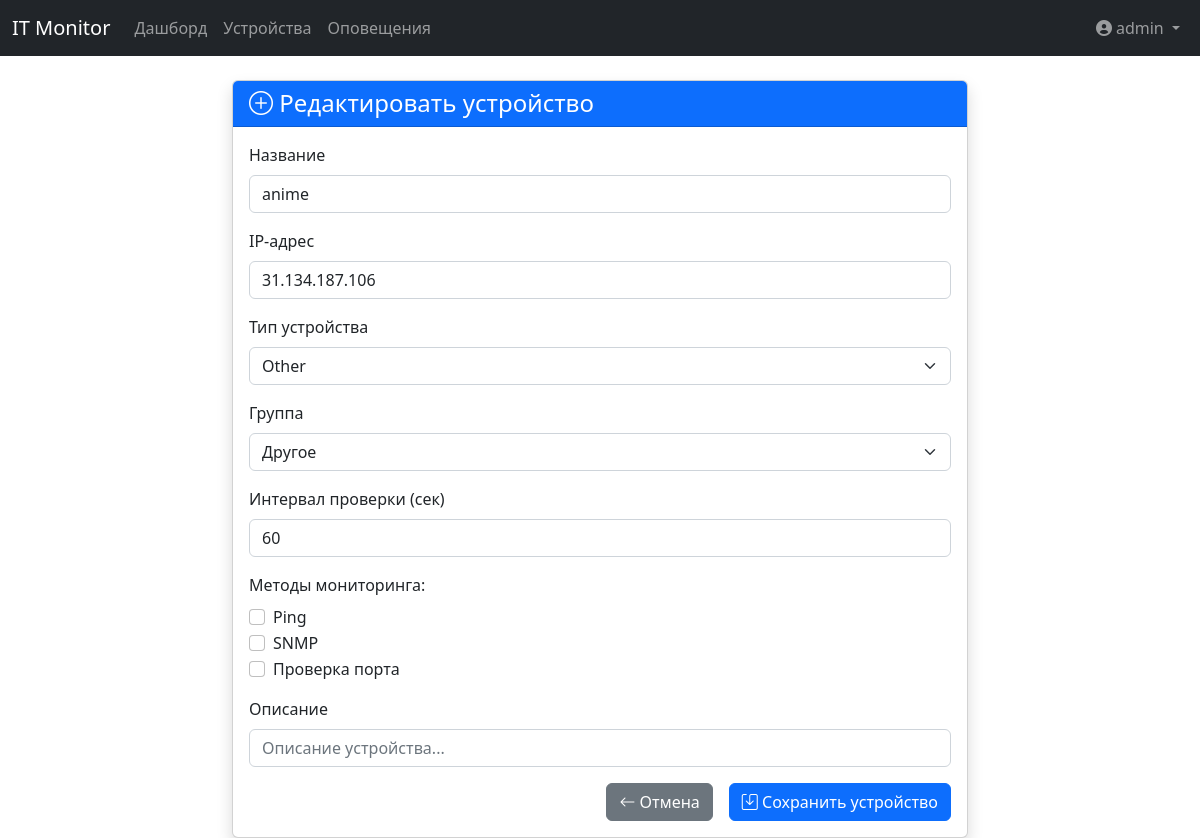
Page /devices/1/edit (signed in) on the committed database.
### app.py (models this page shows, shortened)
class User(UserMixin, db.Model):
    __tablename__ = 'users'
    id = db.Column(db.Integer, primary_key=True)
    login = db.Column(db.String(50), unique=True, nullable=False)
    password_hash = db.Column('pass', db.String(100), nullable=False)  # Используем имя столбца из БД
    role = db.Column(db.String(20), nullable=False, default='user')

class Device(db.Model):
    __tablename__ = 'devices'
    id = db.Column(db.Integer, primary_key=True)
    name = db.Column(db.String(100), nullable=False)
    ip_address = db.Column(db.String(15), nullable=False)
    device_type = db.Column(db.Enum(DeviceType, values_callable=lambda x: [e.value for e in DeviceType]),
                            nullable=False,
                            default=DeviceType.OTHER)
    group = db.Column(db.String(50), nullable=False)
    check_interval = db.Column(db.Integer, default=60)  # Интервал проверки в секундах
    monitoring_methods = db.Column(db.String(200), default='ping')  # Методы мониторинга, хранятся как строка, разделенная запятыми.
    description = db.Column(db.String(200))
    created_at = db.Column(db.DateTime, default=datetime.utcnow)
    updated_at = db.Column(db.DateTime, default=datetime.utcnow, onupdate=datetime.utcnow)
    last_check = db.Column(db.DateTime)
    monitoring_results = db.relationship(
        'MonitoringResult',
        back_populates='device',
        lazy='dynamic',
        cascade='all, delete-orphan'
    )
    @property
    def last_check(self):
        last_result = self.monitoring_results.order_by(MonitoringResult.timestamp.desc()).first()
        return last_result.timestamp if last_result else None

### app.py (the view)
@app.route('/devices/<int:id>/edit', methods=['GET', 'POST'])
@login_required
def edit_device(id):
    device = Device.query.get_or_404(id)
    form = DeviceForm(obj=device)
    if form.validate_on_submit():
        form.populate_obj(device)
        db.session.commit()
        flash('Устройство успешно обновлено', 'success')
        return redirect(url_for('device_list'))
    return render_template('devices/add.html', form=form, title='Редактировать устройство')

### app.py (shortened to what this page needs)
class DeviceForm(FlaskForm):
    name = StringField('Название', validators=[DataRequired()])
    ip_address = StringField('IP-адрес', validators=[DataRequired(), IPAddress()])
    device_type = SelectField('Тип устройства',
                              choices=DeviceType.choices(),
                              validators=[DataRequired()],
                              coerce=DeviceType.coerce)  # Добавьте coerce
    group = SelectField('Группа', choices=[
        ('servers', 'Серверы'),
        ('routers', 'Роутеры'),
        ('cameras', 'Камеры'),
        ('other', 'Другое')
    ], validators=[DataRequired()])
    check_interval = StringField('Интервал проверки (сек)', validators=[DataRequired()])
    ping = BooleanField('Ping')
    snmp = BooleanField('SNMP')
    port = BooleanField('Проверка порта')
    description = StringField('Описание')
    submit = SubmitField('Сохранить')

### app.py (called while the page is built)
@login_manager.user_loader
def load_user(user_id):
    return User.query.get(int(user_id))

@app.before_request
def check_admin_count():
    if request.path.startswith('/admin'):  # Проверяем путь вместо endpoint
        admins_count = User.query.filter_by(role='admin').count()
        if admins_count < 1:
            abort(403, description="В системе должен быть хотя бы один администратор")

    @classmethod
    def coerce(cls, item):
        if isinstance(item, DeviceType):
            return item
        try:
            return cls(item.lower())  # Приводим к нижнему регистру для сравнения
        except ValueError:
            raise ValueError(f"Invalid DeviceType value: {item}")

### templates/devices/add.html (shortened to what this page needs)
{% extends "base.html" %}
{% block content %}
<div class="container mt-4">
    <div class="row">
        <div class="col-md-8 offset-md-2">
            <div class="card shadow">
                <div class="card-header bg-primary text-white">
                    <h4 class="mb-0">
                        <i class="bi bi-plus-circle"></i> {{ title }}
                    </h4>
                </div>
                <div class="card-body">
                    <form method="POST">
                        <div class="mb-3">
                            {{ form.name.label(class="form-label") }}
                            {{ form.name(class="form-control" + (' is-invalid' if form.name.errors else '')) }}
                        </div>
                        <div class="mb-3">
                            {{ form.ip_address.label(class="form-label") }}
                            {{ form.ip_address(class="form-control" + (' is-invalid' if form.ip_address.errors else '')) }}
                        </div>
                        <div class="mb-3">
                            {{ form.device_type.label(class="form-label") }}
                            {{ form.device_type(class="form-select" + (' is-invalid' if form.device_type.errors else '')) }}
                        </div>
                        <div class="mb-3">
                            {{ form.group.label(class="form-label") }}
                            {{ form.group(class="form-select" + (' is-invalid' if form.group.errors else '')) }}
                        </div>
                        <div class="mb-3">
                            {{ form.check_interval.label(class="form-label") }}
                            {{ form.check_interval(class="form-control" + (' is-invalid' if form.check_interval.errors else '')) }}
                        </div>
                        <div class="mb-3">
                            <label class="form-label">Методы мониторинга:</label>
                            <div class="form-check">
                                {{ form.ping(class="form-check-input") }}
                                {{ form.ping.label(class="form-check-label") }}
                            </div>
                            <div class="form-check">
                                {{ form.snmp(class="form-check-input") }}
                                {{ form.snmp.label(class="form-check-label") }}
                            </div>
                            <div class="form-check">
                                {{ form.port(class="form-check-input") }}
                                {{ form.port.label(class="form-check-label") }}
                            </div>
                        </div>
                        <div class="mb-3">
                            {{ form.description.label(class="form-label") }}
                            {{ form.description(class="form-control", rows=3, placeholder="Описание устройства...") }}
                        </div>
                        <div class="d-grid gap-2 d-md-flex justify-content-md-end">
                            <a href="{{ url_for('device_list') }}" class="btn btn-secondary me-md-2">
                                <i class="bi bi-arrow-left"></i> Отмена
                            </a>
                            <button type="submit" class="btn btn-primary">
                                <i class="bi bi-save"></i> Сохранить устройство
                            </button>
                        </div>
                    </form>
                </div>
            </div>
        </div>
    </div>
</div>
{% endblock %}

### templates/navbar.html (shortened to what this page needs)
<nav class="navbar navbar-expand-lg navbar-dark bg-dark">
    <div class="container-fluid">
        <a class="navbar-brand" href="/">IT Monitor</a>
        <div class="collapse navbar-collapse" id="navbarNav">
            <ul class="navbar-nav me-auto">
                <li class="nav-item">
                    <a class="nav-link" href="{{ url_for('dashboard') }}">Дашборд</a>
                </li>
                <li class="nav-item">
                    <a class="nav-link" href="{{ url_for('device_list') }}">Устройства</a>
                </li>
                <li class="nav-item">
                    <a class="nav-link" href="{{ url_for('alert_list') }}">Оповещения</a>
                </li>
            </ul>
            <ul class="navbar-nav">
                <li class="nav-item dropdown">
                    <a class="nav-link dropdown-toggle" href="#" role="button" data-bs-toggle="dropdown">
                        <i class="fas fa-user-circle me-1"></i>{{ current_user.login }}
                    </a>
                </li>
            </ul>
        </div>
    </div>
</nav>

### rows in the picture
User: login "admin"
Device: name "anime", ip_address "31.134.187.106", device_type "Other", group "Другое", check_interval "60", ping.label "Ping"

### other values in the picture
{{ title }} "Редактировать устройство"
